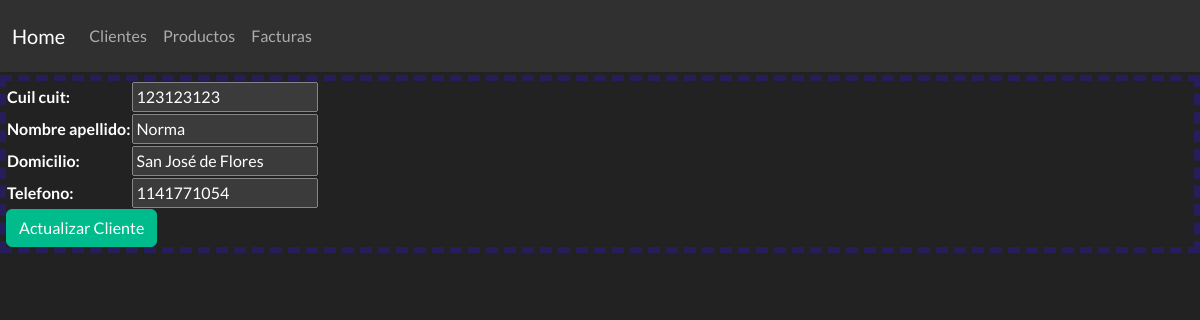
/appProductos/update_cliente/3, run on the app's committed database.
### appProductos/models.py (models this page shows, shortened)
class Clientes (models.Model):
    cuil_cuit = models.CharField(max_length=40)
    nombre_apellido = models.CharField(max_length=40)
    domicilio = models.CharField(max_length=40)
    telefono = models.IntegerField()

### appProductos/views.py (the view)
# urls.py: path('update_cliente/<cliente_id>', update_cliente),
def update_cliente (request, cliente_id):
    cliente = Clientes.objects.get(id = cliente_id)
    if request.method == 'POST':
        formulario = form_clientes(request.POST)
        if formulario.is_valid():
            informacion = formulario.cleaned_data
            cliente.cuil_cuit = informacion['cuil_cuit']
            cliente.nombre_apellido = informacion['nombre_apellido']
            cliente.domicilio = informacion['domicilio']
            cliente.telefono = informacion['telefono']
            cliente.save()
            return redirect('/appProductos/clientes')
    else:
        formulario = form_clientes(initial={'cuil_cuit': cliente.cuil_cuit, 'nombre_apellido': cliente.nombre_apellido, 'domicilio': cliente.domicilio, 'telefono': cliente.telefono})
    return render(request, "clientesCRUD/update_cliente.html", {"formulario":formulario})

### appProductos/forms.py
class form_clientes (forms.Form):
    cuil_cuit = forms.CharField(max_length=40)
    nombre_apellido = forms.CharField(max_length=40)
    domicilio = forms.CharField(max_length=40)
    telefono = forms.IntegerField()

### appProductos/template/clientesCRUD/update_cliente.html
{% extends "home.html" %}
{% load static %}
{% block contenido %}
<form method="POST">{% csrf_token %}
    <table>
        {{ formulario.as_table }}
    </table>
    <button type="submit" class="btn btn-success" >Actualizar Cliente</button>
</form>
{% endblock %}

### data on the page
Clientes: cuil_cuit "123123123", nombre_apellido "Norma", domicilio "San José de Flores", telefono "1141771054"
